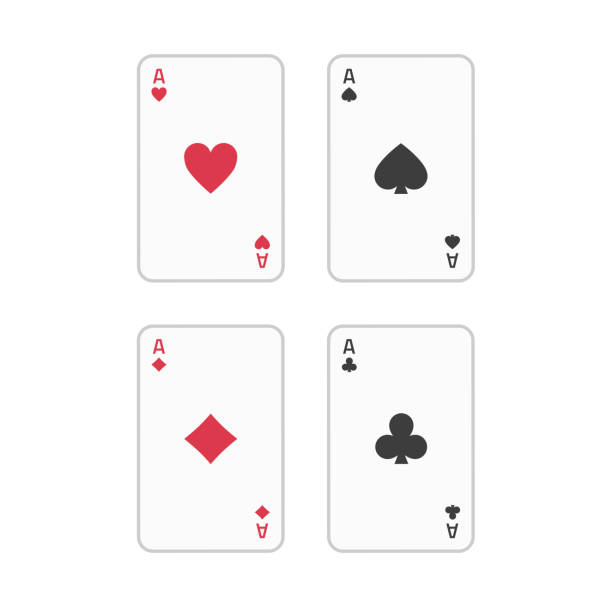
#> input picture cards.jpg, 612 x 612 px
$ python -i utils.py   (imports and definitions only)
#> lines starting #> are read from the running program, lines starting #| are printed output that depends on the picture; after the words box and inside, x2 and y2 are one past the last pixel; in counts of white or black regions, pixels touching at a corner belong together
#> further down, picture is the input picture: shape (612, 612, 3); mean B, G, R 248.4, 248.1, 249.8
import cv2
import numpy as np

def getcon(img,cThr=[100,100],showcCanny=False,minArea=1000,filter=0):
#> called with showcCanny = False, minArea = 1000, filter = 0
    imggray = cv2.cvtColor(img,cv2.COLOR_BGR2GRAY)
    imgblur = cv2.GaussianBlur(imggray,(5,5),1)
    imgCanny = cv2.Canny(imgblur,cThr[0],cThr[1])
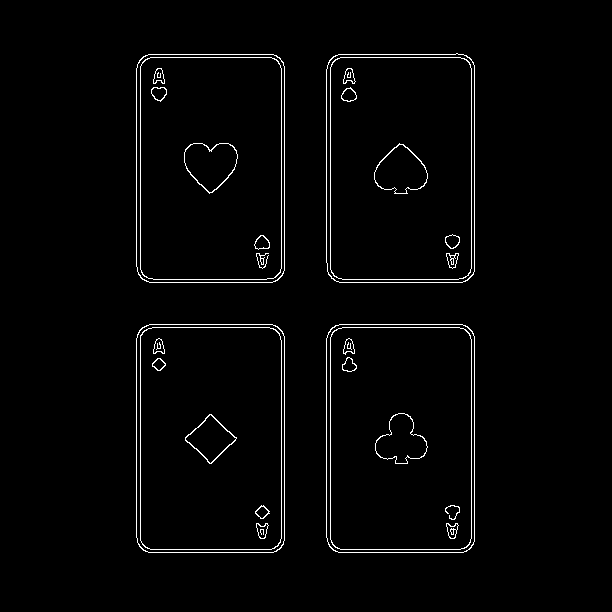
#> imgCanny: shape (612, 612); 2% white in thin lines or dots, all inside (x1, y1, x2, y2) = (136, 53, 475, 553)
    kernal = np.ones((5,5))
    imgDial = cv2.dilate(imgCanny,kernal,iterations=2)
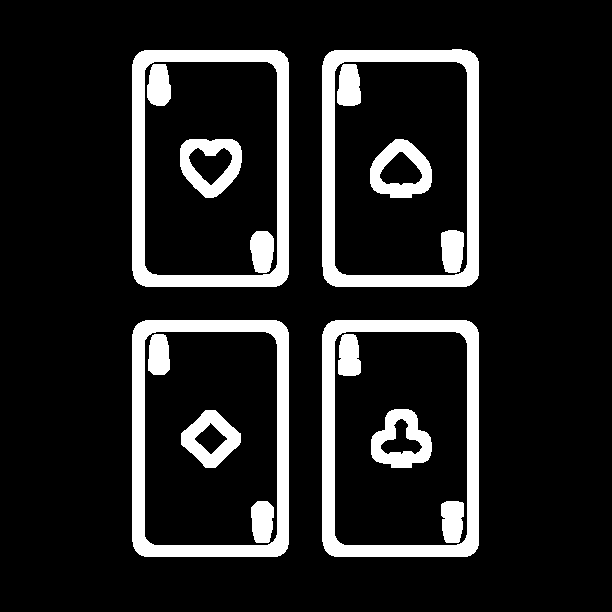
#> imgDial: shape (612, 612); 13.4% white; 16 white regions, largest, box (x1, y1, x2, y2) and area: (322, 49, 479, 287) 9026, (132, 320, 289, 557) 9025, (322, 320, 479, 557) 9024
    imgThre=cv2.erode(imgDial,kernal,iterations=2)
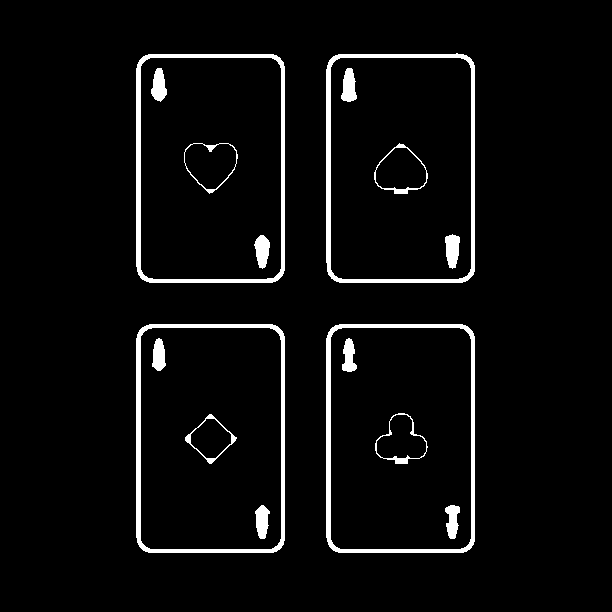
#> imgThre: shape (612, 612); 4.4% white; 16 white regions
    if showcCanny:cv2.imshow('canny',imgThre)

    contours,hiearchy= cv2.findContours(imgThre,cv2.RETR_EXTERNAL,cv2.CHAIN_APPROX_SIMPLE)
#> contours = 4 contours; box (x1, y1, x2, y2) and area: (136, 324, 285, 553) 33544, (326, 324, 475, 553) 33542, (136, 54, 285, 283) 33540, (326, 53, 475, 283) 33538; hiearchy = [[1, -1, -1, -1], [2, 0, -1, -1], [3, 1, -1, -1], [-1, 2, -1, -1]]
    finalCountours=[]
    for i in contours:
        area = cv2.contourArea(i)
        if area > minArea:
            peri=cv2.arcLength(i,True)
            approx = cv2.approxPolyDP(i,0.02*peri,True)
            bbox = cv2.boundingRect(approx)

            if filter > 0:
                if len(approx) == filter:
                    finalCountours.append(len(approx),area,approx,bbox,i)

                else:
                    finalCountours.append(len(approx), area, approx, bbox, i)
#> this loop made 4 passes
#> (area, peri, approx, bbox) on passes 1 to 4: (33542.5, 731.5, [[335, 325], [329, 546], [466, 551], [472, 331]], (329, 325, 144, 227)), (33543.5, 731.5, [[142, 327], [139, 546], [276, 551], [282, 331]], (139, 327, 144, 225)), (33539.5, 731.5, [[143, 56], [138, 274], [277, 280], [283, 62]], (138, 56, 146, 225)), (33537.5, 732.3, [[466, 55], [329, 60], [334, 280], [473, 274]], (329, 55, 145, 226))
#> after the loop, finalCountours = []
    finalCountours =sorted(finalCountours,key= lambda x:x[1],reverse= True )

    # if draw:
    #     for con in  finalCountours:
    #         cv2.drawContours(img,con[4],-1,(0,0,255))

>>> import cv2
>>> picture = cv2.imread('cards.jpg')
>>> result = getcon(picture)
